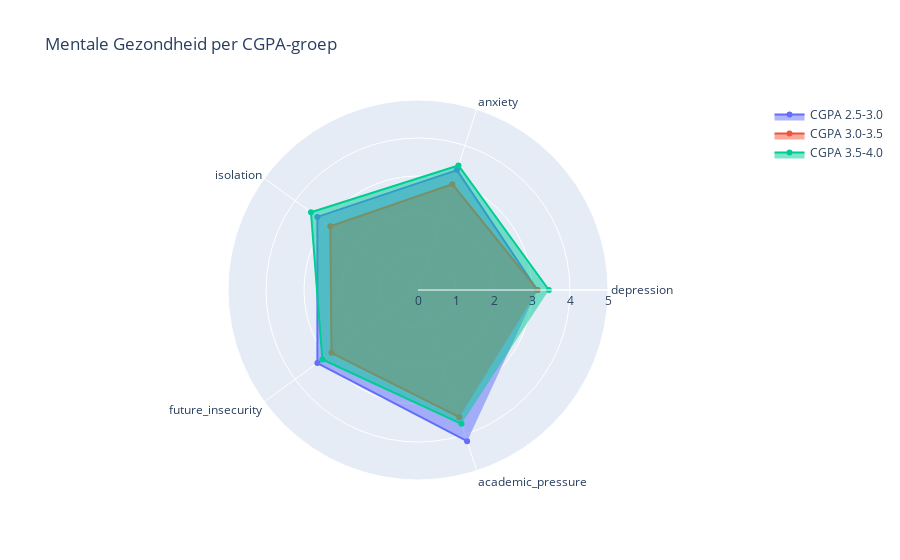

This figure's notebook cell:
### Markdown cell above
In de tekst boven is de data te zien van studenten die aangeven of hun academische prestaties worden aangetast door het overmatig gebruik van sociale media. In de linker kolom is een significant hoger aantal studenten te zien die wel vindt dat zijn of haar scores minderen. Uit zelf reflectie is een punt te halen dat sociale media een probleem is en niet een vrijwillige actie is. De mentale gezondheid van de student kan hier ook onder lijden door de algoritmes van de apps.

### Code cell
import pandas as pd
import plotly.graph_objects as go
from plotly.offline import init_notebook_mode
init_notebook_mode(connected=True)


# Laad data
df = pd.read_csv("datasets/MentalHealthSurvey.csv")

# Schoon CGPA-categorieën op
df['cgpa'] = df['cgpa'].str.strip()

# Relevante mentale gezondheidsdimensies
mental_columns = ['depression', 'anxiety', 'isolation', 'future_insecurity', 'academic_pressure']

# Bereken gemiddelden per CGPA-groep
grouped = df.groupby('cgpa')[mental_columns].mean()

# Sorteer in logische volgorde
cgpa_order = ['<2.5', '2.5-3.0', '3.0-3.5', '3.5-4.0']
grouped = grouped.loc[[g for g in cgpa_order if g in grouped.index]]

# Maak radar chart
fig = go.Figure()

for cgpa in grouped.index:
    fig.add_trace(go.Scatterpolar(
        r=grouped.loc[cgpa].values,
        theta=mental_columns,
        fill='toself',
        name=f'CGPA {cgpa}'
    ))

fig.update_layout(
    title='Mentale Gezondheid per CGPA-groep',
    polar=dict(
        radialaxis=dict(
            visible=True,
            range=[0, 5]
        )
    ),
    showlegend=True
)

fig.show()

### Figure 1 — Plotly figure (JSON) as saved in the notebook; plotly's stock layout.template omitted (floating-point values rounded to 4 significant figures)
{"data": [{"fill": "toself", "name": "CGPA 2.5-3.0", "r": [3.136, 3.318, 3.273, 3.273, 4.182], "theta": ["depression", "anxiety", "isolation", "future_insecurity", "academic_pressure"], "type": "scatterpolar"}, {"fill": "toself", "name": "CGPA 3.0-3.5", "r": [3.148, 2.926, 2.852, 2.815, 3.519], "theta": ["depression", "anxiety", "isolation", "future_insecurity", "academic_pressure"], "type": "scatterpolar"}, {"fill": "toself", "name": "CGPA 3.5-4.0", "r": [3.444, 3.444, 3.481, 3.111, 3.704], "theta": ["depression", "anxiety", "isolation", "future_insecurity", "academic_pressure"], "type": "scatterpolar"}], "layout": {"polar": {"radialaxis": {"range": [0, 5], "visible": true}}, "showlegend": true, "title": {"text": "Mentale Gezondheid per CGPA-groep"}}}
